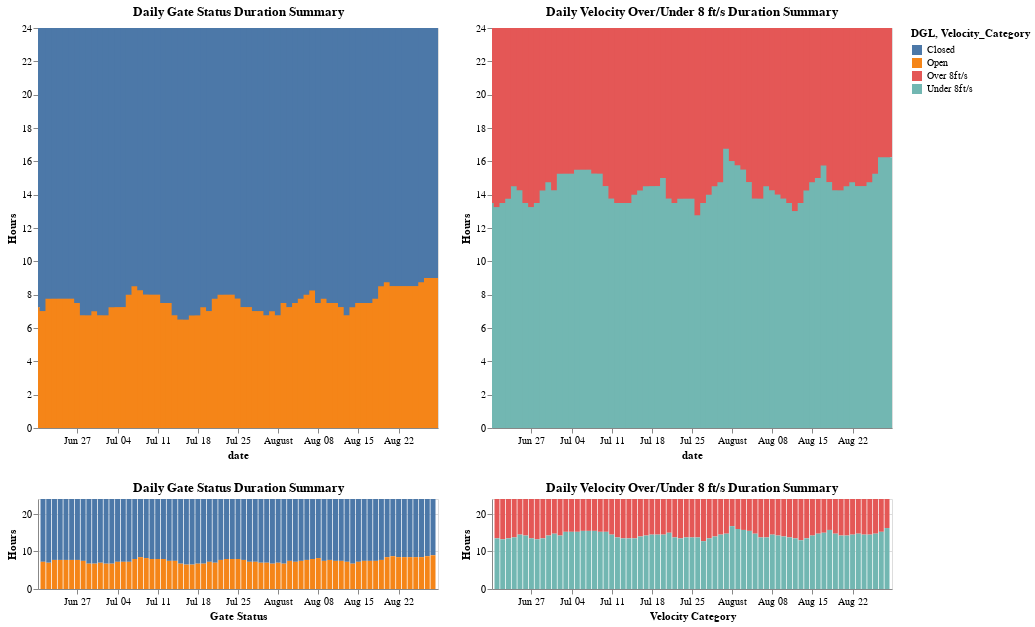

Notebook code for this chart:
### Code cell
# print(full_merged_df.head())
daily_velocity = full_merged_df.groupby(["week", "date", "Velocity_Category"])["time_unit"].sum().reset_index()
avg_daily_velocity = daily_velocity.groupby("Velocity_Category")['time_unit'].mean().reset_index()

daily_gate = full_merged_df.groupby(["week", "date","DGL"])["time_unit"].sum().reset_index()
avg_daily_gate = daily_gate.groupby("DGL")['time_unit'].mean().reset_index()

# print(daily_gate.head(15))
# print(avg_daily_velocity) 
unique_dates = full_merged_df['date'].unique()

avg_line_velocity = alt.Chart(avg_daily_velocity).mark_rule(strokeWidth=2, color='red', strokeDash=[5, 5]).encode(
    y=alt.Y('time_unit:Q'),
    detail='Velocity_Category:N',
    tooltip=alt.Tooltip('time_unit:Q',  format=".2f")  
)
avg_line_gate = alt.Chart(avg_daily_gate).mark_rule(strokeWidth=4, color='red', strokeDash=[5, 5]).encode(
    y=alt.Y('time_unit:Q'),
    detail='DGL:N',
    # alt.Tooltip('GLC:Q', title= "Velocity (ft/s)", format=".2f")
    tooltip=alt.Tooltip('time_unit:Q',  format=".2f")  # Static tooltip for the rule line
    ).interactive()

summary_stats_vel = (full_merged_df.groupby(["week", "date", "Velocity_Category"]).
    agg(
        total_velocity_duration = ("time_unit", "sum")
    )).reset_index()
# print(summary_stats_vel.head())
summary_stats_dgl = (full_merged_df.groupby(["week", "date", "DGL"]).
    agg(
        total_gate_duration = ("time_unit", "sum")
    )).reset_index()

unique_weeks = list(full_merged_df.week.unique())
week_dropdown = alt.binding_select(options=unique_weeks, name="Select Week:")
week_selection = alt.selection_single(fields=["week"], bind=week_dropdown, empty = "none")


brush = alt.selection_interval(encodings=['x'], mark=alt.BrushConfig(stroke="cyan", strokeOpacity=1))

# Create the bar graph
base_vel = alt.Chart(summary_stats_vel, width=400, height=400).mark_bar(color="green").encode(
        x=alt.X("date:T", title="Velocity Category"),
        y=alt.Y("total_velocity_duration:Q", title="Hours"),
        color="Velocity_Category:N",
        # column="Velocity_Category:N",
        tooltip=["date:T", "Velocity_Category:N", "total_velocity_duration:Q"],
# ).add_selection(week_selection
).properties(
    title="Daily Velocity Over/Under 8 ft/s Duration Summary"
)
upper_vel = base_vel.mark_bar(width=alt.RelativeBandSize(0.7)).encode(
    alt.X('date:T').scale(domain=brush)
)
lower_vel = base_vel.properties(
    height=90
).add_params(brush)
vel_bar_chart = upper_vel & lower_vel
# vel_chart_with_avg = vel_bar_chart + avg_line_velocity
base_gate = alt.Chart(summary_stats_dgl, width=400, height=400).mark_bar(
    color="steelblue",
    # width=alt.RelativeBandSize(0.7)
).encode(
    x=alt.X("date:T", title="Gate Status"), 
    y=alt.Y("total_gate_duration:Q", title="Hours"),
    color="DGL:N",
    tooltip=["date:T","DGL:N", "total_gate_duration:Q"]
).properties(
    title="Daily Gate Status Duration Summary"
)
# gate_bar_chart = alt.Chart(summary_stats_dgl).mark_bar(color="steelblue").encode(
#         x=alt.X("date", title="Gate Status",axis=alt.Axis()),
#         y=alt.Y("total_gate_duration:Q", title="Hours"),
#         color="DGL:N",
#         # column="DGL:N",
#         tooltip=["DGL:N", "total_gate_duration:Q"],
# # ).add_selection(week_selection
# ).properties(
#     title="Weekly Gate Status Duration Summary", width=200, height=400
# )

upper_gate = base_gate.mark_bar(width=alt.RelativeBandSize(0.7)).encode(
    alt.X('date:T').scale(domain=brush)
)
lower_gate = base_gate.properties(
    height=90
).add_params(brush)

gate_bar_chart = upper_gate & lower_gate
# gate_chart_with_avg = gate_bar_chart + avg_line_gate
combined_bar_charts = alt.hconcat(
    gate_bar_chart,
    vel_bar_chart 
)
combined_bar_charts
#create weekly time series with bars
#eventually will have a 100 year time series
#whats the day thats the most above 8/fts
#look at daily variability/similarity over the entire summer (stacked bar) 
#gate open = low flow
#gate close = high flow (water pushed to passage)

### Figure 1 — Vega-Lite specification as saved in the notebook (floating-point values rounded to 4 significant figures; data arrays with more than 128 entries replaced by an {"elided": "..."} marker saying what was removed)
{"config": {"view": {"continuousWidth": 300, "continuousHeight": 300}}, "hconcat": [{"vconcat": [{"mark": {"type": "bar", "width": {"band": 0.7}}, "encoding": {"color": {"field": "DGL", "type": "nominal"}, "tooltip": [{"field": "date", "type": "temporal"}, {"field": "DGL", "type": "nominal"}, {"field": "total_gate_duration", "type": "quantitative"}], "x": {"field": "date", "scale": {"domain": {"param": "param_54"}}, "type": "temporal"}, "y": {"field": "total_gate_duration", "title": "Hours", "type": "quantitative"}}, "height": 400, "title": "Daily Gate Status Duration Summary", "width": 400}, {"mark": {"type": "bar", "color": "steelblue"}, "encoding": {"color": {"field": "DGL", "type": "nominal"}, "tooltip": [{"field": "date", "type": "temporal"}, {"field": "DGL", "type": "nominal"}, {"field": "total_gate_duration", "type": "quantitative"}], "x": {"field": "date", "title": "Gate Status", "type": "temporal"}, "y": {"field": "total_gate_duration", "title": "Hours", "type": "quantitative"}}, "height": 90, "name": "view_30", "title": "Daily Gate Status Duration Summary", "width": 400}], "data": {"name": "data-46d58c433a684261b46542991f30c30e"}}, {"vconcat": [{"mark": {"type": "bar", "width": {"band": 0.7}}, "encoding": {"color": {"field": "Velocity_Category", "type": "nominal"}, "tooltip": [{"field": "date", "type": "temporal"}, {"field": "Velocity_Category", "type": "nominal"}, {"field": "total_velocity_duration", "type": "quantitative"}], "x": {"field": "date", "scale": {"domain": {"param": "param_54"}}, "type": "temporal"}, "y": {"field": "total_velocity_duration", "title": "Hours", "type": "quantitative"}}, "height": 400, "title": "Daily Velocity Over/Under 8 ft/s Duration Summary", "width": 400}, {"mark": {"type": "bar", "color": "green"}, "encoding": {"color": {"field": "Velocity_Category", "type": "nominal"}, "tooltip": [{"field": "date", "type": "temporal"}, {"field": "Velocity_Category", "type": "nominal"}, {"field": "total_velocity_duration", "type": "quantitative"}], "x": {"field": "date", "title": "Velocity Category", "type": "temporal"}, "y": {"field": "total_velocity_duration", "title": "Hours", "type": "quantitative"}}, "height": 90, "name": "view_29", "title": "Daily Velocity Over/Under 8 ft/s Duration Summary", "width": 400}], "data": {"name": "data-c627ee18cc95ba1d6a03197fe68ad3d5"}}], "params": [{"name": "param_54", "select": {"type": "interval", "encodings": ["x"], "mark": {"stroke": "cyan", "strokeOpacity": 1}}, "views": ["view_30", "view_29"]}], "$schema": "https://vega.github.io/schema/vega-lite/v5.8.0.json", "datasets": {"data-46d58c433a684261b46542991f30c30e": {"elided": "138 records"}, "data-c627ee18cc95ba1d6a03197fe68ad3d5": {"elided": "138 records"}}}
